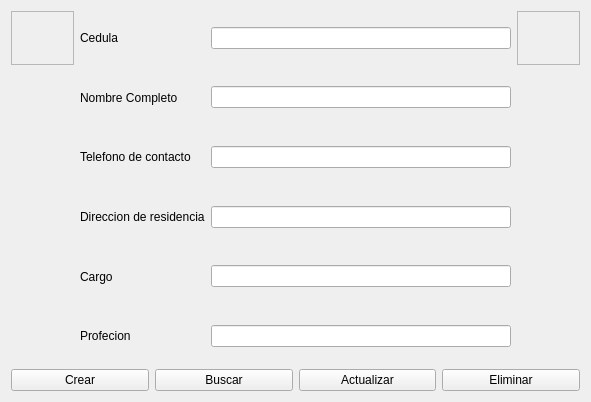
<?xml version="1.0" encoding="UTF-8"?>
<ui version="4.0">
 <class>Frame</class>
 <widget class="QFrame" name="Frame">
  <property name="geometry">
   <rect>
    <x>0</x>
    <y>0</y>
    <width>591</width>
    <height>402</height>
   </rect>
  </property>
  <property name="windowTitle">
   <string>Frame1</string>
  </property>
  <layout class="QVBoxLayout" name="verticalLayout_2">
   <item>
    <layout class="QGridLayout" name="gridLayout">
     <item row="6" column="2">
      <widget class="QLineEdit" name="lineEdit_5">
       <property name="maximumSize">
        <size>
         <width>300</width>
         <height>16777215</height>
        </size>
       </property>
      </widget>
     </item>
     <item row="3" column="1">
      <widget class="QLabel" name="label_2">
       <property name="sizePolicy">
        <sizepolicy hsizetype="Preferred" vsizetype="Expanding">
         <horstretch>0</horstretch>
         <verstretch>0</verstretch>
        </sizepolicy>
       </property>
       <property name="maximumSize">
        <size>
         <width>300</width>
         <height>16777215</height>
        </size>
       </property>
       <property name="text">
        <string>Nombre Completo</string>
       </property>
      </widget>
     </item>
     <item row="2" column="3">
      <widget class="QFrame" name="frame_2">
       <property name="maximumSize">
        <size>
         <width>16777215</width>
         <height>16777215</height>
        </size>
       </property>
       <property name="frameShape">
        <enum>QFrame::StyledPanel</enum>
       </property>
       <property name="frameShadow">
        <enum>QFrame::Raised</enum>
       </property>
      </widget>
     </item>
     <item row="7" column="2">
      <widget class="QLineEdit" name="lineEdit_6">
       <property name="maximumSize">
        <size>
         <width>300</width>
         <height>16777215</height>
        </size>
       </property>
      </widget>
     </item>
     <item row="7" column="1">
      <widget class="QLabel" name="label_6">
       <property name="sizePolicy">
        <sizepolicy hsizetype="Preferred" vsizetype="Expanding">
         <horstretch>0</horstretch>
         <verstretch>0</verstretch>
        </sizepolicy>
       </property>
       <property name="maximumSize">
        <size>
         <width>300</width>
         <height>16777215</height>
        </size>
       </property>
       <property name="text">
        <string>Profecion</string>
       </property>
      </widget>
     </item>
     <item row="3" column="2">
      <widget class="QLineEdit" name="lineEdit_3">
       <property name="maximumSize">
        <size>
         <width>300</width>
         <height>16777215</height>
        </size>
       </property>
      </widget>
     </item>
     <item row="5" column="1">
      <widget class="QLabel" name="label_3">
       <property name="sizePolicy">
        <sizepolicy hsizetype="Preferred" vsizetype="Expanding">
         <horstretch>0</horstretch>
         <verstretch>0</verstretch>
        </sizepolicy>
       </property>
       <property name="maximumSize">
        <size>
         <width>300</width>
         <height>16777215</height>
        </size>
       </property>
       <property name="text">
        <string>Direccion de residencia</string>
       </property>
      </widget>
     </item>
     <item row="4" column="2">
      <widget class="QLineEdit" name="lineEdit">
       <property name="maximumSize">
        <size>
         <width>300</width>
         <height>16777215</height>
        </size>
       </property>
      </widget>
     </item>
     <item row="5" column="2">
      <widget class="QLineEdit" name="lineEdit_4">
       <property name="maximumSize">
        <size>
         <width>300</width>
         <height>16777215</height>
        </size>
       </property>
      </widget>
     </item>
     <item row="4" column="1">
      <widget class="QLabel" name="label_4">
       <property name="sizePolicy">
        <sizepolicy hsizetype="Preferred" vsizetype="Expanding">
         <horstretch>0</horstretch>
         <verstretch>0</verstretch>
        </sizepolicy>
       </property>
       <property name="maximumSize">
        <size>
         <width>300</width>
         <height>16777215</height>
        </size>
       </property>
       <property name="text">
        <string>Telefono de contacto</string>
       </property>
      </widget>
     </item>
     <item row="2" column="1">
      <widget class="QLabel" name="label">
       <property name="sizePolicy">
        <sizepolicy hsizetype="Preferred" vsizetype="Expanding">
         <horstretch>0</horstretch>
         <verstretch>0</verstretch>
        </sizepolicy>
       </property>
       <property name="maximumSize">
        <size>
         <width>300</width>
         <height>16777215</height>
        </size>
       </property>
       <property name="text">
        <string>Cedula</string>
       </property>
      </widget>
     </item>
     <item row="6" column="1">
      <widget class="QLabel" name="label_5">
       <property name="sizePolicy">
        <sizepolicy hsizetype="Preferred" vsizetype="Expanding">
         <horstretch>0</horstretch>
         <verstretch>0</verstretch>
        </sizepolicy>
       </property>
       <property name="maximumSize">
        <size>
         <width>300</width>
         <height>16777215</height>
        </size>
       </property>
       <property name="text">
        <string>Cargo</string>
       </property>
      </widget>
     </item>
     <item row="2" column="0">
      <widget class="QFrame" name="frame">
       <property name="maximumSize">
        <size>
         <width>16777215</width>
         <height>16777215</height>
        </size>
       </property>
       <property name="frameShape">
        <enum>QFrame::StyledPanel</enum>
       </property>
       <property name="frameShadow">
        <enum>QFrame::Raised</enum>
       </property>
      </widget>
     </item>
     <item row="2" column="2">
      <widget class="QLineEdit" name="lineEdit_2">
       <property name="maximumSize">
        <size>
         <width>300</width>
         <height>16777215</height>
        </size>
       </property>
      </widget>
     </item>
    </layout>
   </item>
   <item>
    <layout class="QHBoxLayout" name="horizontalLayout">
     <item>
      <widget class="QPushButton" name="pushButton_2">
       <property name="sizePolicy">
        <sizepolicy hsizetype="Minimum" vsizetype="Fixed">
         <horstretch>0</horstretch>
         <verstretch>0</verstretch>
        </sizepolicy>
       </property>
       <property name="maximumSize">
        <size>
         <width>150</width>
         <height>16777215</height>
        </size>
       </property>
       <property name="text">
        <string>Crear</string>
       </property>
      </widget>
     </item>
     <item>
      <widget class="QPushButton" name="pushButton">
       <property name="sizePolicy">
        <sizepolicy hsizetype="Minimum" vsizetype="Fixed">
         <horstretch>0</horstretch>
         <verstretch>0</verstretch>
        </sizepolicy>
       </property>
       <property name="maximumSize">
        <size>
         <width>150</width>
         <height>16777215</height>
        </size>
       </property>
       <property name="text">
        <string>Buscar</string>
       </property>
      </widget>
     </item>
     <item>
      <widget class="QPushButton" name="pushButton_3">
       <property name="maximumSize">
        <size>
         <width>150</width>
         <height>16777215</height>
        </size>
       </property>
       <property name="text">
        <string>Actualizar</string>
       </property>
      </widget>
     </item>
     <item>
      <widget class="QPushButton" name="pushButton_4">
       <property name="maximumSize">
        <size>
         <width>150</width>
         <height>16777215</height>
        </size>
       </property>
       <property name="text">
        <string>Eliminar</string>
       </property>
      </widget>
     </item>
    </layout>
   </item>
  </layout>
 </widget>
 <resources/>
 <connections/>
</ui>
